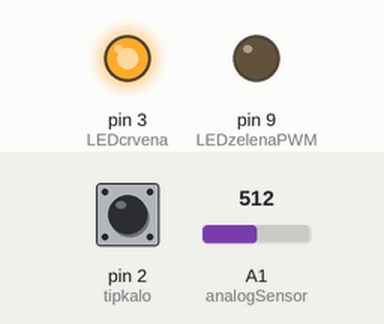
Simulated run of this sketch. Board: Arduino Uno, built with avr-gcc and run on an emulated ATmega328P. Shown: output pins drawn as LEDs (lit = HIGH). Inputs (shaded band) come from the test bench; at power-on: pin 2 (tipkalo) HIGH, A1 (analogSensor) = 512. What the sketch prints to the serial monitor is not drawn.

Above: at 1.2 s.
1.3 s: pin 2 (tipkalo) pulled LOW for 1 s
At 2.16 s:
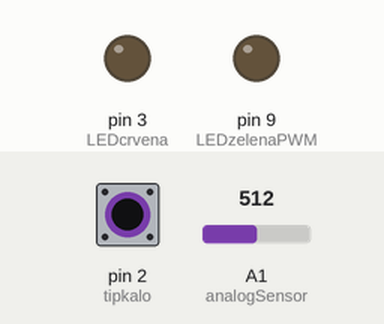
3.8 s: pin 2 (tipkalo) pulled LOW for 3.2 s
At 8.2 s:
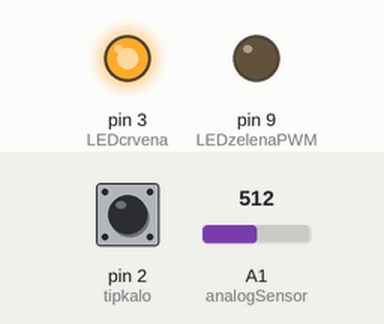
Timing chart, 0 to 9.7 s (numbered marks = the images above; inputs shaded):
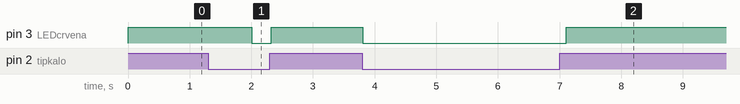

Measured:
- after the input at 1.3 s, pin 3 (LEDcrvena): HIGH → LOW after 0.71 s, → HIGH 0.31 s later
- after the input at 3.8 s, pin 3 (LEDcrvena): HIGH → LOW at once, → HIGH 3.3 s later

The sketch:

USIP_LV2.ino
```cpp
#define VRIJEME 2000

//analog
int analogSensor=1;

//digital
int tipkalo=2;
int LEDcrvena=3;
int LEDzelenaPWM=9;

//flagovi, 1 zbog INPUT_PULLUP
int stanjeTipkala=1;
int zadnjeStanjeTipkala=1;

//varijable
unsigned long trajanjeTipkala=0;
float napon=0;
int ocitanje=0;


void setup() {
  pinMode(tipkalo, INPUT_PULLUP);
  pinMode(LEDcrvena, OUTPUT);
  pinMode(LEDzelenaPWM, OUTPUT);

  Serial.begin(9600);

}

void loop() {

  stanjeTipkala=digitalRead(tipkalo);
  Serial.println(stanjeTipkala);

  digitalWrite(LEDcrvena, 1);

  if (stanjeTipkala==0 && zadnjeStanjeTipkala==1){
    trajanjeTipkala=millis();
  }
    if(stanjeTipkala==0 && (trajanjeTipkala)>VRIJEME){
      ocitanje=analogRead(analogSensor);
      napon=ocitanje*(5.0/1023.0);
      Serial.println(napon);

      if (napon>2.0){
        digitalWrite(LEDcrvena, 0);
        trajanjeTipkala=0;

        for (int i=127; i<256; i+=5){
          analogWrite(LEDzelenaPWM, i);
          delay(3);
        }
        for (int i=256; i>127; i-=5){
          analogWrite(LEDzelenaPWM, i);
          delay(3);
        }
      }
    }
    else {
      digitalWrite(LEDcrvena, 1);
      digitalWrite(LEDzelenaPWM, 0);
    }


}
```
